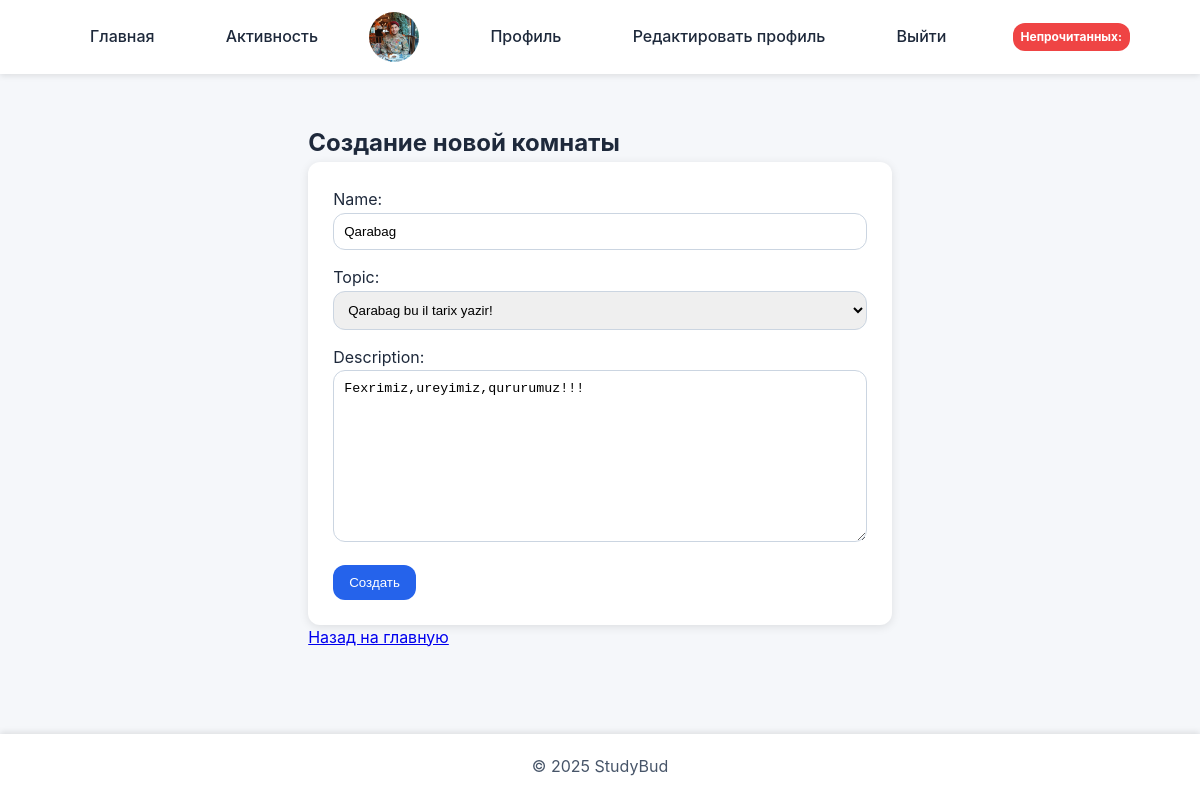
The app's page /update-room/3/ (signed in) with its own data.
### base/models.py (models this page shows, shortened)
class Profile(models.Model):
    user = models.OneToOneField(User, on_delete=models.CASCADE)
    avatar = models.ImageField(upload_to='avatars/', default='avatars/default.png')
    bio = models.TextField(blank=True)

class Room(models.Model):
    host = models.ForeignKey(User, on_delete=models.SET_NULL, null=True)
    name = models.CharField(max_length=255, unique=True)
    topic = models.ForeignKey('Topic', on_delete=models.SET_NULL, null=True)
    description = models.TextField(blank=True, null=True)
    created = models.DateTimeField(auto_now_add=True)
    updated = models.DateTimeField(auto_now=True)
    participants = models.ManyToManyField(User, related_name='participants', blank=True)

class Topic(models.Model):
    name = models.CharField(max_length=255, unique=True)
    created = models.DateTimeField(auto_now_add=True)
    updated = models.DateTimeField(auto_now=True)
    def __str__(self):
        return self.name

### base/views.py (the view)
# urls.py: path('update-room/<int:pk>/', views.updateRoom, name='updateRoom'),
@login_required(login_url='loginPage')
def updateRoom(request, pk):
    room = get_object_or_404(Room, id=pk)
    if room.host and request.user != room.host and not request.user.is_superuser:
        return HttpResponse('Вы не авторизованы для редактирования этой комнаты.')
    form = RoomForm(instance=room)
    if request.method == 'POST':
        form = RoomForm(request.POST, instance=room)
        if form.is_valid():
            form.save()
            return redirect('room_detail', pk=room.id)
    return render(request, 'base/room_form.html', {'form': form})

### base/forms.py
class RoomForm(forms.ModelForm):
    class Meta:
        model = Room
        fields = ['name', 'topic', 'description']

### templates/base/room_form.html
{% extends 'base/main.html' %} {% block content %}
<h2>Создание новой комнаты</h2>
<form method="POST">
  {% csrf_token %} {{ form.as_p }}
  <button type="submit">Создать</button>
</form>
<a href="{% url 'home' %}">Назад на главную</a>
{% endblock content %}

### templates/base/main.html (shortened to what this page needs)
<!DOCTYPE html>
<html lang="ru">
  <head>
    {% load static %}
    <link rel="stylesheet" href="{% static 'base/style.css' %}" />
  </head>
  <body>
    <header>
      <nav>
        <a href="{% url 'home' %}">Главная</a>
        <a href="{% url 'activityPage' %}">Активность</a>
        {% if request.user.is_authenticated %}
        <img
          src="{{ request.user.profile.avatar.url }}"
          alt="{{ request.user.username }}"
          class="avatar"
        />
        <a href="{% url 'user-profile' request.user.id %}">Профиль</a>
        <a href="{% url 'updateProfile' %}">Редактировать профиль</a>
        <a href="{% url 'logoutUser' %}">Выйти</a>
        <span class="unread-counter">Непрочитанных: {{ unread_count }}</span>
        {% else %}
        <a href="{% url 'loginPage' %}">Войти</a>
        <a href="{% url 'registerPage' %}">Регистрация</a>
        {% endif %}
      </nav>
    </header>
    <main>{% block content %}{% endblock %}</main>
    <footer>
      <p>© 2025 StudyBud</p>
    </footer>
  </body>
</html>

### static/base/style.css (style rules this page uses)
:root { --bg-color: #f5f7fa; --primary: #2563eb; --primary-dark: #1d4ed8; --text-color: #1e293b; --light: #ffffff; --shadow: rgba(0, 0, 0, 0.1); --radius: 12px; --transition: 0.3s ease; }
* { margin: 0; padding: 0; box-sizing: border-box; }
body { font-family: "Inter", Arial, sans-serif; background: var(--bg-color); color: var(--text-color); line-height: 1.6; display: flex; flex-direction: column; min-height: 100vh; }
header { background: var(--light); box-shadow: 0 2px 6px var(--shadow); position: sticky; top: 0; z-index: 100; }
nav { max-width: 1100px; margin: auto; padding: 12px 20px; display: flex; justify-content: space-between; align-items: center; }
nav a { color: var(--text-color); text-decoration: none; margin-left: 20px; font-weight: 500; transition: color var(--transition); }
main { flex: 1; max-width: 1100px; margin: 30px auto; padding: 20px; }
button, a.button { background: var(--primary); color: var(--light); padding: 10px 16px; border-radius: var(--radius); text-decoration: none; display: inline-block; border: none; cursor: pointer; font-weight: 500; transition: background var(--transition), transform var(--transition); }
form { background: var(--light); border-radius: var(--radius); box-shadow: 0 2px 10px var(--shadow); padding: 25px; max-width: 600px; margin: 0 auto; }
form input, form textarea, form select { width: 100%; padding: 10px; border: 1px solid #cbd5e1; border-radius: var(--radius); margin-bottom: 15px; transition: border var(--transition), box-shadow var(--transition); }
footer { background: var(--light); text-align: center; padding: 20px; box-shadow: 0 -2px 6px var(--shadow); color: #475569; }
.unread-counter { background: #ef4444; color: white; padding: 4px 8px; border-radius: 12px; font-weight: bold; font-size: 14px; margin-left: 15px; }
.unread-counter { background: #ef4444; color: white; padding: 4px 8px; border-radius: 12px; font-weight: bold; font-size: 12px; }
.avatar { width: 50px; height: 50px; border-radius: 50%; object-fit: cover; }

### records on screen
Room: name "Qarabag", topic "Qarabag bu il tarix yazir!", description "Fexrimiz,ureyimiz,qururumuz!!!"
